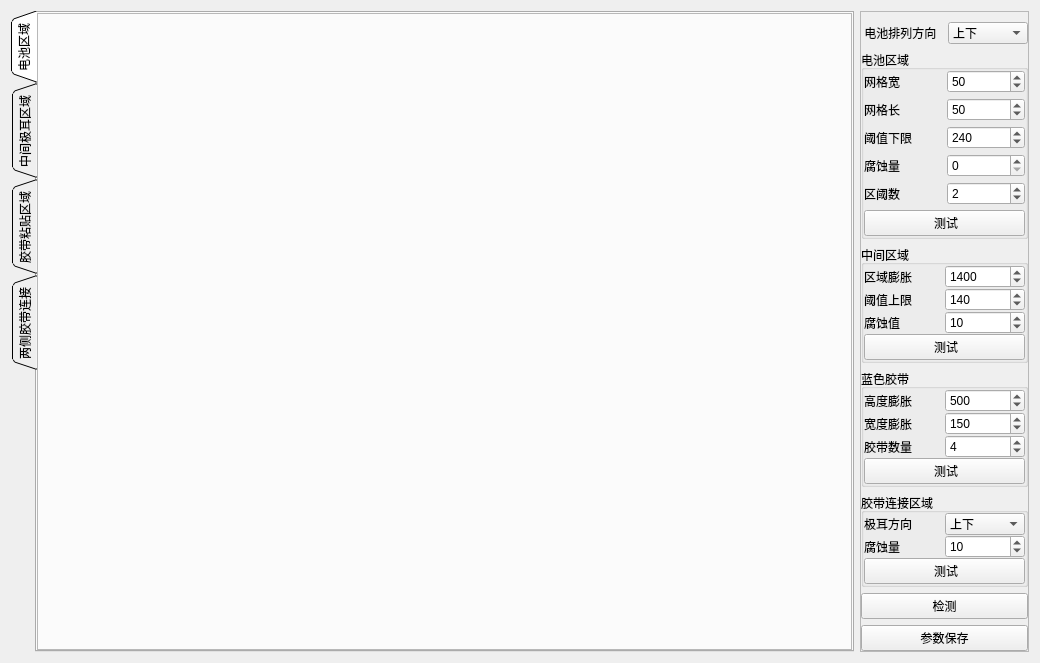
<?xml version="1.0" encoding="UTF-8"?>
<ui version="4.0">
 <class>CGetReRegionsWidget</class>
 <widget class="QWidget" name="CGetReRegionsWidget">
  <property name="geometry">
   <rect>
    <x>0</x>
    <y>0</y>
    <width>1040</width>
    <height>645</height>
   </rect>
  </property>
  <property name="windowTitle">
   <string>Form</string>
  </property>
  <layout class="QHBoxLayout" name="horizontalLayout">
   <item>
    <widget class="QTabWidget" name="tabWidget">
     <property name="sizePolicy">
      <sizepolicy hsizetype="Expanding" vsizetype="Expanding">
       <horstretch>5</horstretch>
       <verstretch>0</verstretch>
      </sizepolicy>
     </property>
     <property name="tabPosition">
      <enum>QTabWidget::West</enum>
     </property>
     <property name="tabShape">
      <enum>QTabWidget::Triangular</enum>
     </property>
     <property name="currentIndex">
      <number>0</number>
     </property>
     <widget class="QWidget" name="tab_blackBang">
      <attribute name="title">
       <string>电池区域</string>
      </attribute>
      <layout class="QHBoxLayout" name="horizontalLayout_2">
       <property name="spacing">
        <number>0</number>
       </property>
       <property name="leftMargin">
        <number>0</number>
       </property>
       <property name="topMargin">
        <number>0</number>
       </property>
       <property name="rightMargin">
        <number>0</number>
       </property>
       <property name="bottomMargin">
        <number>0</number>
       </property>
       <item>
        <widget class="QFrame" name="resFrame">
         <property name="sizePolicy">
          <sizepolicy hsizetype="Preferred" vsizetype="Preferred">
           <horstretch>4</horstretch>
           <verstretch>0</verstretch>
          </sizepolicy>
         </property>
         <property name="frameShape">
          <enum>QFrame::StyledPanel</enum>
         </property>
         <property name="frameShadow">
          <enum>QFrame::Raised</enum>
         </property>
         <layout class="QHBoxLayout" name="layout_battery">
          <property name="spacing">
           <number>0</number>
          </property>
          <property name="leftMargin">
           <number>0</number>
          </property>
          <property name="topMargin">
           <number>0</number>
          </property>
          <property name="rightMargin">
           <number>0</number>
          </property>
          <property name="bottomMargin">
           <number>0</number>
          </property>
         </layout>
        </widget>
       </item>
      </layout>
     </widget>
     <widget class="QWidget" name="tab_dark">
      <attribute name="title">
       <string>中间极耳区域</string>
      </attribute>
      <layout class="QHBoxLayout" name="horizontalLayout_12">
       <property name="spacing">
        <number>0</number>
       </property>
       <property name="leftMargin">
        <number>0</number>
       </property>
       <property name="topMargin">
        <number>0</number>
       </property>
       <property name="rightMargin">
        <number>0</number>
       </property>
       <property name="bottomMargin">
        <number>0</number>
       </property>
       <item>
        <layout class="QVBoxLayout" name="layout_midregion">
         <property name="spacing">
          <number>0</number>
         </property>
        </layout>
       </item>
      </layout>
     </widget>
     <widget class="QWidget" name="tab_white">
      <attribute name="title">
       <string>胶带粘贴区域</string>
      </attribute>
      <layout class="QHBoxLayout" name="horizontalLayout_13">
       <property name="spacing">
        <number>0</number>
       </property>
       <property name="leftMargin">
        <number>0</number>
       </property>
       <property name="topMargin">
        <number>0</number>
       </property>
       <property name="rightMargin">
        <number>0</number>
       </property>
       <property name="bottomMargin">
        <number>0</number>
       </property>
       <item>
        <layout class="QVBoxLayout" name="layout_blueTape"/>
       </item>
      </layout>
     </widget>
     <widget class="QWidget" name="tab_Hsv">
      <attribute name="title">
       <string>两侧胶带连接</string>
      </attribute>
      <layout class="QHBoxLayout" name="horizontalLayout_14">
       <property name="spacing">
        <number>0</number>
       </property>
       <property name="leftMargin">
        <number>0</number>
       </property>
       <property name="topMargin">
        <number>0</number>
       </property>
       <property name="rightMargin">
        <number>0</number>
       </property>
       <property name="bottomMargin">
        <number>0</number>
       </property>
       <item>
        <layout class="QVBoxLayout" name="layout_dblTape"/>
       </item>
      </layout>
     </widget>
    </widget>
   </item>
   <item>
    <widget class="QFrame" name="frame_3">
     <property name="sizePolicy">
      <sizepolicy hsizetype="Preferred" vsizetype="Preferred">
       <horstretch>1</horstretch>
       <verstretch>0</verstretch>
      </sizepolicy>
     </property>
     <property name="frameShape">
      <enum>QFrame::StyledPanel</enum>
     </property>
     <property name="frameShadow">
      <enum>QFrame::Raised</enum>
     </property>
     <layout class="QVBoxLayout" name="verticalLayout">
      <property name="spacing">
       <number>6</number>
      </property>
      <property name="leftMargin">
       <number>0</number>
      </property>
      <property name="topMargin">
       <number>10</number>
      </property>
      <property name="rightMargin">
       <number>0</number>
      </property>
      <property name="bottomMargin">
       <number>0</number>
      </property>
      <item>
       <layout class="QHBoxLayout" name="horizontalLayout_19">
        <property name="topMargin">
         <number>0</number>
        </property>
        <item>
         <widget class="QLabel" name="label_13">
          <property name="text">
           <string> 电池排列方向</string>
          </property>
         </widget>
        </item>
        <item>
         <widget class="QComboBox" name="comb_batDire">
          <item>
           <property name="text">
            <string>上下</string>
           </property>
          </item>
          <item>
           <property name="text">
            <string>左右</string>
           </property>
          </item>
         </widget>
        </item>
       </layout>
      </item>
      <item>
       <widget class="QGroupBox" name="grpbx_battery">
        <property name="title">
         <string>电池区域</string>
        </property>
        <layout class="QVBoxLayout" name="verticalLayout_4">
         <property name="spacing">
          <number>5</number>
         </property>
         <property name="leftMargin">
          <number>0</number>
         </property>
         <property name="topMargin">
          <number>0</number>
         </property>
         <property name="rightMargin">
          <number>0</number>
         </property>
         <property name="bottomMargin">
          <number>0</number>
         </property>
         <item>
          <layout class="QHBoxLayout" name="horizontalLayout_15">
           <property name="topMargin">
            <number>0</number>
           </property>
           <item>
            <widget class="QLabel" name="label_2">
             <property name="text">
              <string>网格宽</string>
             </property>
            </widget>
           </item>
           <item>
            <widget class="QSpinBox" name="spin_batteryGridW">
             <property name="maximum">
              <number>999</number>
             </property>
             <property name="value">
              <number>50</number>
             </property>
            </widget>
           </item>
          </layout>
         </item>
         <item>
          <layout class="QHBoxLayout" name="horizontalLayout_7">
           <property name="topMargin">
            <number>0</number>
           </property>
           <item>
            <widget class="QLabel" name="label">
             <property name="text">
              <string>网格长</string>
             </property>
            </widget>
           </item>
           <item>
            <widget class="QSpinBox" name="spin_batteryGridH">
             <property name="maximum">
              <number>999</number>
             </property>
             <property name="value">
              <number>50</number>
             </property>
            </widget>
           </item>
          </layout>
         </item>
         <item>
          <layout class="QHBoxLayout" name="horizontalLayout_18">
           <property name="topMargin">
            <number>0</number>
           </property>
           <item>
            <widget class="QLabel" name="label_8">
             <property name="text">
              <string>阈值下限</string>
             </property>
            </widget>
           </item>
           <item>
            <widget class="QSpinBox" name="spin_batteryMinThre">
             <property name="maximum">
              <number>255</number>
             </property>
             <property name="value">
              <number>240</number>
             </property>
            </widget>
           </item>
          </layout>
         </item>
         <item>
          <layout class="QHBoxLayout" name="horizontalLayout_11">
           <property name="topMargin">
            <number>0</number>
           </property>
           <item>
            <widget class="QLabel" name="label_5">
             <property name="text">
              <string>腐蚀量</string>
             </property>
            </widget>
           </item>
           <item>
            <widget class="QSpinBox" name="spin_batterryEro">
             <property name="maximum">
              <number>999</number>
             </property>
             <property name="value">
              <number>0</number>
             </property>
            </widget>
           </item>
          </layout>
         </item>
         <item>
          <layout class="QHBoxLayout" name="horizontalLayout_17">
           <property name="topMargin">
            <number>0</number>
           </property>
           <item>
            <widget class="QLabel" name="label_7">
             <property name="text">
              <string>区阈数</string>
             </property>
            </widget>
           </item>
           <item>
            <widget class="QSpinBox" name="spin_batterySlctNum">
             <property name="maximum">
              <number>10</number>
             </property>
             <property name="value">
              <number>2</number>
             </property>
            </widget>
           </item>
          </layout>
         </item>
         <item>
          <widget class="QPushButton" name="btn_battery">
           <property name="text">
            <string> 测试</string>
           </property>
          </widget>
         </item>
        </layout>
       </widget>
      </item>
      <item>
       <widget class="QGroupBox" name="grpbx_mid">
        <property name="title">
         <string>中间区域</string>
        </property>
        <layout class="QVBoxLayout" name="verticalLayout_5">
         <property name="spacing">
          <number>0</number>
         </property>
         <property name="leftMargin">
          <number>0</number>
         </property>
         <property name="topMargin">
          <number>0</number>
         </property>
         <property name="rightMargin">
          <number>0</number>
         </property>
         <property name="bottomMargin">
          <number>0</number>
         </property>
         <item>
          <layout class="QHBoxLayout" name="horizontalLayout_20">
           <property name="topMargin">
            <number>0</number>
           </property>
           <item>
            <widget class="QLabel" name="label_14">
             <property name="text">
              <string>区域膨胀</string>
             </property>
            </widget>
           </item>
           <item>
            <widget class="QSpinBox" name="spin_midDila">
             <property name="maximum">
              <number>9999</number>
             </property>
             <property name="value">
              <number>1400</number>
             </property>
            </widget>
           </item>
          </layout>
         </item>
         <item>
          <layout class="QHBoxLayout" name="horizontalLayout_8">
           <property name="topMargin">
            <number>0</number>
           </property>
           <item>
            <widget class="QLabel" name="label_9">
             <property name="text">
              <string>阈值上限</string>
             </property>
            </widget>
           </item>
           <item>
            <widget class="QSpinBox" name="spin_midThre">
             <property name="maximum">
              <number>255</number>
             </property>
             <property name="value">
              <number>140</number>
             </property>
            </widget>
           </item>
          </layout>
         </item>
         <item>
          <layout class="QHBoxLayout" name="horizontalLayout_21">
           <property name="topMargin">
            <number>0</number>
           </property>
           <item>
            <widget class="QLabel" name="label_15">
             <property name="text">
              <string>腐蚀值</string>
             </property>
            </widget>
           </item>
           <item>
            <widget class="QSpinBox" name="spin_midero">
             <property name="maximum">
              <number>255</number>
             </property>
             <property name="value">
              <number>10</number>
             </property>
            </widget>
           </item>
          </layout>
         </item>
         <item>
          <widget class="QPushButton" name="btn_mid">
           <property name="text">
            <string> 测试</string>
           </property>
          </widget>
         </item>
        </layout>
       </widget>
      </item>
      <item>
       <widget class="QGroupBox" name="grpbx_tapes">
        <property name="title">
         <string>蓝色胶带</string>
        </property>
        <layout class="QVBoxLayout" name="verticalLayout_6">
         <property name="spacing">
          <number>0</number>
         </property>
         <property name="leftMargin">
          <number>0</number>
         </property>
         <property name="topMargin">
          <number>0</number>
         </property>
         <property name="rightMargin">
          <number>0</number>
         </property>
         <property name="bottomMargin">
          <number>0</number>
         </property>
         <item>
          <layout class="QHBoxLayout" name="horizontalLayout_9">
           <property name="topMargin">
            <number>0</number>
           </property>
           <item>
            <widget class="QLabel" name="label_3">
             <property name="text">
              <string>高度膨胀</string>
             </property>
            </widget>
           </item>
           <item>
            <widget class="QSpinBox" name="spin_tapeHDila">
             <property name="maximum">
              <number>999</number>
             </property>
             <property name="value">
              <number>500</number>
             </property>
            </widget>
           </item>
          </layout>
         </item>
         <item>
          <layout class="QHBoxLayout" name="horizontalLayout_25">
           <property name="topMargin">
            <number>0</number>
           </property>
           <item>
            <widget class="QLabel" name="label_11">
             <property name="text">
              <string>宽度膨胀</string>
             </property>
            </widget>
           </item>
           <item>
            <widget class="QSpinBox" name="spin_tapeWDila">
             <property name="maximum">
              <number>999</number>
             </property>
             <property name="value">
              <number>150</number>
             </property>
            </widget>
           </item>
          </layout>
         </item>
         <item>
          <layout class="QHBoxLayout" name="horizontalLayout_24">
           <property name="topMargin">
            <number>0</number>
           </property>
           <item>
            <widget class="QLabel" name="label_10">
             <property name="text">
              <string>胶带数量</string>
             </property>
            </widget>
           </item>
           <item>
            <widget class="QSpinBox" name="spin_tapeNum">
             <property name="maximum">
              <number>10</number>
             </property>
             <property name="value">
              <number>4</number>
             </property>
            </widget>
           </item>
          </layout>
         </item>
         <item>
          <widget class="QPushButton" name="btn_tapeNum">
           <property name="text">
            <string> 测试</string>
           </property>
          </widget>
         </item>
        </layout>
       </widget>
      </item>
      <item>
       <widget class="QGroupBox" name="grpbx_dbltapes">
        <property name="title">
         <string>胶带连接区域</string>
        </property>
        <layout class="QVBoxLayout" name="verticalLayout_7">
         <property name="spacing">
          <number>0</number>
         </property>
         <property name="leftMargin">
          <number>0</number>
         </property>
         <property name="topMargin">
          <number>0</number>
         </property>
         <property name="rightMargin">
          <number>0</number>
         </property>
         <property name="bottomMargin">
          <number>0</number>
         </property>
         <item>
          <layout class="QHBoxLayout" name="horizontalLayout_26">
           <property name="topMargin">
            <number>0</number>
           </property>
           <item>
            <widget class="QLabel" name="label_12">
             <property name="text">
              <string>极耳方向</string>
             </property>
            </widget>
           </item>
           <item>
            <widget class="QComboBox" name="cmbx_dblDirect">
             <item>
              <property name="text">
               <string>上下</string>
              </property>
             </item>
             <item>
              <property name="text">
               <string>左右</string>
              </property>
             </item>
            </widget>
           </item>
          </layout>
         </item>
         <item>
          <layout class="QHBoxLayout" name="horizontalLayout_10">
           <property name="topMargin">
            <number>0</number>
           </property>
           <item>
            <widget class="QLabel" name="label_4">
             <property name="text">
              <string>腐蚀量</string>
             </property>
            </widget>
           </item>
           <item>
            <widget class="QSpinBox" name="spin_dblEro">
             <property name="maximum">
              <number>255</number>
             </property>
             <property name="value">
              <number>10</number>
             </property>
            </widget>
           </item>
          </layout>
         </item>
         <item>
          <widget class="QPushButton" name="btn_dblTape">
           <property name="text">
            <string> 测试</string>
           </property>
          </widget>
         </item>
        </layout>
       </widget>
      </item>
      <item>
       <spacer name="verticalSpacer">
        <property name="orientation">
         <enum>Qt::Vertical</enum>
        </property>
        <property name="sizeHint" stdset="0">
         <size>
          <width>20</width>
          <height>40</height>
         </size>
        </property>
       </spacer>
      </item>
      <item>
       <widget class="QPushButton" name="btn_test">
        <property name="text">
         <string>检测</string>
        </property>
       </widget>
      </item>
      <item>
       <widget class="QPushButton" name="btn_savePam">
        <property name="text">
         <string>参数保存</string>
        </property>
       </widget>
      </item>
     </layout>
    </widget>
   </item>
  </layout>
 </widget>
 <resources/>
 <connections>
  <connection>
   <sender>spin_batteryGridH</sender>
   <signal>valueChanged(int)</signal>
   <receiver>btn_battery</receiver>
   <slot>click()</slot>
   <hints>
    <hint type="sourcelabel">
     <x>1027</x>
     <y>108</y>
    </hint>
    <hint type="destinationlabel">
     <x>1028</x>
     <y>218</y>
    </hint>
   </hints>
  </connection>
  <connection>
   <sender>spin_batterryEro</sender>
   <signal>valueChanged(int)</signal>
   <receiver>btn_battery</receiver>
   <slot>click()</slot>
   <hints>
    <hint type="sourcelabel">
     <x>1027</x>
     <y>162</y>
    </hint>
    <hint type="destinationlabel">
     <x>1028</x>
     <y>218</y>
    </hint>
   </hints>
  </connection>
  <connection>
   <sender>spin_midThre</sender>
   <signal>valueChanged(int)</signal>
   <receiver>btn_mid</receiver>
   <slot>click()</slot>
   <hints>
    <hint type="sourcelabel">
     <x>1027</x>
     <y>281</y>
    </hint>
    <hint type="destinationlabel">
     <x>1028</x>
     <y>327</y>
    </hint>
   </hints>
  </connection>
  <connection>
   <sender>spin_tapeHDila</sender>
   <signal>valueChanged(int)</signal>
   <receiver>btn_tapeNum</receiver>
   <slot>click()</slot>
   <hints>
    <hint type="sourcelabel">
     <x>1027</x>
     <y>368</y>
    </hint>
    <hint type="destinationlabel">
     <x>1028</x>
     <y>436</y>
    </hint>
   </hints>
  </connection>
  <connection>
   <sender>spin_tapeWDila</sender>
   <signal>valueChanged(int)</signal>
   <receiver>btn_tapeNum</receiver>
   <slot>click()</slot>
   <hints>
    <hint type="sourcelabel">
     <x>1027</x>
     <y>390</y>
    </hint>
    <hint type="destinationlabel">
     <x>1028</x>
     <y>436</y>
    </hint>
   </hints>
  </connection>
  <connection>
   <sender>spin_tapeNum</sender>
   <signal>valueChanged(int)</signal>
   <receiver>btn_tapeNum</receiver>
   <slot>click()</slot>
   <hints>
    <hint type="sourcelabel">
     <x>1027</x>
     <y>412</y>
    </hint>
    <hint type="destinationlabel">
     <x>1028</x>
     <y>436</y>
    </hint>
   </hints>
  </connection>
  <connection>
   <sender>spin_dblEro</sender>
   <signal>valueChanged(int)</signal>
   <receiver>btn_dblTape</receiver>
   <slot>click()</slot>
   <hints>
    <hint type="sourcelabel">
     <x>1027</x>
     <y>499</y>
    </hint>
    <hint type="destinationlabel">
     <x>1028</x>
     <y>523</y>
    </hint>
   </hints>
  </connection>
  <connection>
   <sender>spin_batteryGridW</sender>
   <signal>valueChanged(int)</signal>
   <receiver>btn_battery</receiver>
   <slot>click()</slot>
   <hints>
    <hint type="sourcelabel">
     <x>988</x>
     <y>77</y>
    </hint>
    <hint type="destinationlabel">
     <x>987</x>
     <y>212</y>
    </hint>
   </hints>
  </connection>
  <connection>
   <sender>spin_batteryMinThre</sender>
   <signal>valueChanged(int)</signal>
   <receiver>btn_battery</receiver>
   <slot>click()</slot>
   <hints>
    <hint type="sourcelabel">
     <x>970</x>
     <y>128</y>
    </hint>
    <hint type="destinationlabel">
     <x>964</x>
     <y>216</y>
    </hint>
   </hints>
  </connection>
  <connection>
   <sender>spin_batterySlctNum</sender>
   <signal>valueChanged(int)</signal>
   <receiver>btn_battery</receiver>
   <slot>click()</slot>
   <hints>
    <hint type="sourcelabel">
     <x>978</x>
     <y>174</y>
    </hint>
    <hint type="destinationlabel">
     <x>980</x>
     <y>218</y>
    </hint>
   </hints>
  </connection>
  <connection>
   <sender>spin_midDila</sender>
   <signal>valueChanged(int)</signal>
   <receiver>btn_mid</receiver>
   <slot>click()</slot>
   <hints>
    <hint type="sourcelabel">
     <x>958</x>
     <y>248</y>
    </hint>
    <hint type="destinationlabel">
     <x>915</x>
     <y>317</y>
    </hint>
   </hints>
  </connection>
  <connection>
   <sender>spin_midero</sender>
   <signal>valueChanged(int)</signal>
   <receiver>btn_mid</receiver>
   <slot>click()</slot>
   <hints>
    <hint type="sourcelabel">
     <x>973</x>
     <y>297</y>
    </hint>
    <hint type="destinationlabel">
     <x>931</x>
     <y>319</y>
    </hint>
   </hints>
  </connection>
 </connections>
</ui>
